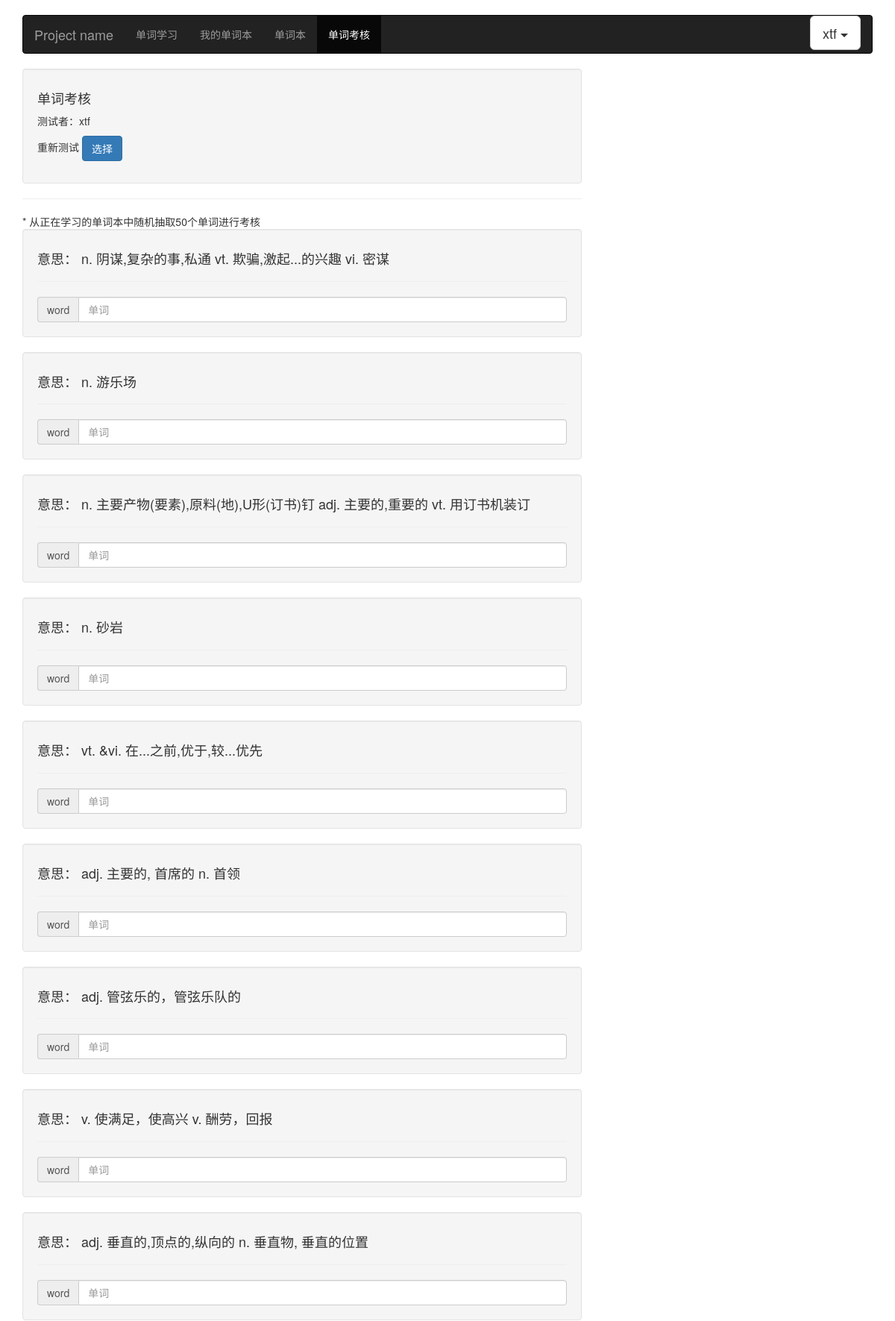
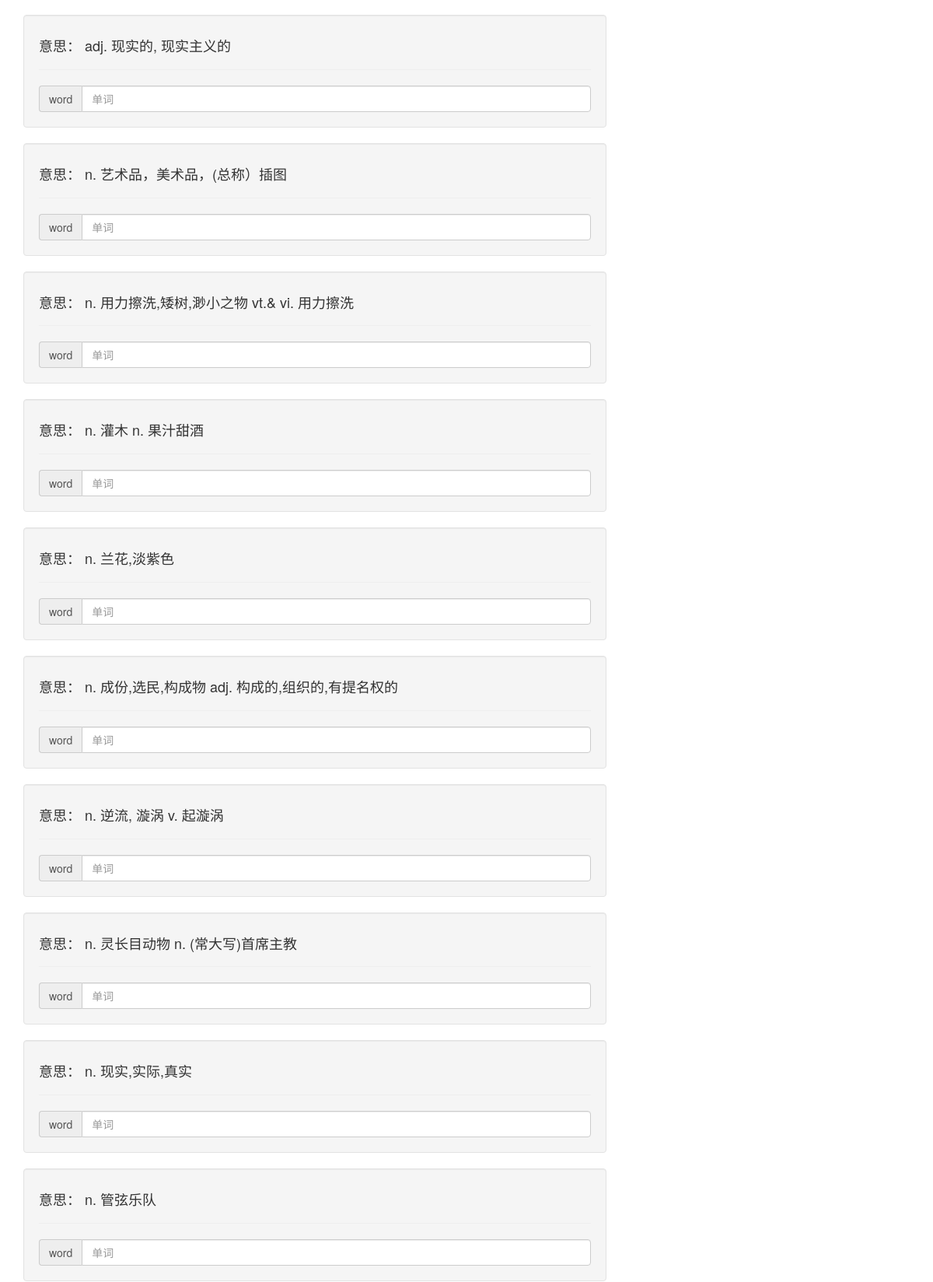
The page /account/learn/voctest/ (signed in, upper part) on the database its author committed (2 pictures, top to bottom).
### learn/models.py (models this page shows, shortened)
class Word(models.Model):
    spelling = models.CharField(blank=False, max_length=100, verbose_name = u"拼写")
    meaning = models.CharField(blank=False, max_length=300, verbose_name=u"解释")
    mp3_url = models.URLField(blank=True, verbose_name="mp3")
    class Meta:
        verbose_name = u"单词"
        verbose_name_plural = verbose_name

### learn/views.py (the view, shortened to what this page needs)
# urls.py: path('voctest/', views.voctest, name='voctest'),
@login_required
def voctest(request):
    ctx = {}
    user = request.user
    ctx['username'] = user.username
    if LearningRecord.objects.filter(user=user, islearning=1).count() != 1:
        return redirect('learn:mywordbook')
    lr = LearningRecord.objects.get(user=user, islearning=1)
    if request.method == 'GET':
        import random
        learningbook = lr.wordbook
        ctx['bookname'] = learningbook.title
        units = WordUnit.objects.filter(book=learningbook)
        chooceunit = random.randint(0, units.count()-1)
        getunit = units[chooceunit]
        words = WordInUnit.objects.filter(wordunit=getunit)
        data = []
        if words.count() > TEST_NUM:
            rand_words = random.sample(range(words.count()), TEST_NUM)
            for i in rand_words:
                info={}
                info['mean'] = words[i].word.meaning
                info['id'] = words[i].word.id
                data.append(info)
            ctx['data'] = data
            ctx['testnum'] = TEST_NUM
        return render(request, "voctest.html", ctx)

### learn/templates/voctest.html (shortened to what this page needs)
<!DOCTYPE html>
{% load static %}
<html lang="zh-CN">
  <head>
    <link href="https://cdn.bootcss.com/bootstrap/3.3.7/css/bootstrap.min.css" rel="stylesheet">
    <link href="{% static 'css/navbar.css'%}" rel="stylesheet">
  </head>
  <body>
    <div class="container">
      <nav class="navbar navbar-inverse">
        <div class="container-fluid">
          <div class="navbar-header">
            <a class="navbar-brand" href="#">Project name</a>
          </div>
          <div id="navbar" class="navbar-collapse collapse">
            <ul class="nav navbar-nav">
                <li><a href="{% url 'learn:learnindex' %}">单词学习</a></li>
                <li><a href="{% url 'learn:mywordbook' %}">我的单词本</a></li>
                <li><a href="{% url 'learn:wordbook' %}">单词本</a></li>
                <li class="active"><a href="{% url 'learn:voctest' %}">单词考核</a></li>
            </ul>
            <ul class="nav navbar-nav navbar-right">
              <div class="btn-group">
              <button type="button" class="btn btn-default btn-lg dropdown-toggle" data-toggle="dropdown" aria-haspopup="true" aria-expanded="false">
                {{username}} <span class="caret"></span>
              </button>
            </div>
            </ul>
          </div>
        </div>
      </nav>
    </div>
    <div class="container">
            <div class="row">
                <div class="col-md-8 col-sm-8">
                    <div class="well">
                        <div class="row">
                        <div class="col-md-6">
                            <h4>
                            单词考核
                            </h4>
                            <p>测试者：{{username}}</p>
                        </div>
                        </div>
                        <div class="wordbook-contains-this-wordlist">
                        <p>
                            重新测试
                            <a class="btn btn-primary" href="{% url 'learn:voctest' %}">选择</a>
                        </p>
                        </div>
                    </div>
                    <hr>
                    <caption>* 从正在学习的单词本中随机抽取{{testnum}}个单词进行考核</caption>
                    <form action="{% url 'learn:voctest' %}" method="post">
                        {% for word in data %}
                        <div class="well">
                            <h4>意思：{{word.mean}}</h4>
                            <hr>
                            <div class="input-group">
                                <span class="input-group-addon" id="sizing-addon">word</span>
                                <input type="text" class="form-control" name="spelling" placeholder="单词" aria-describedby="sizing-addon2">
                            </div>
                        </div>
                        {% endfor %}
                    </form>
                </div>
            </div>
    </div>
  </body>
</html>

### static/css/navbar.css (style rules this page uses)
body { padding-top: 20px; padding-bottom: 20px; }
.navbar { margin-bottom: 20px; }

### rows shown on the page
Word: mean "n. 阴谋,复杂的事,私通 vt. 欺骗,激起...的兴趣 vi. 密谋"
Word: mean "n. 游乐场"
Word: mean "n. 主要产物(要素),原料(地),U形(订书)钉 adj. 主要的,重要的 vt. 用订书机装订"
Word: mean "n. 砂岩"
Word: mean "vt. &vi. 在...之前,优于,较...优先"
Word: mean "adj. 主要的, 首席的 n. 首领"
Word: mean "adj. 管弦乐的，管弦乐队的"
Word: mean "v. 使满足，使高兴 v. 酬劳，回报"
Word: mean "adj. 垂直的,顶点的,纵向的 n. 垂直物, 垂直的位置"
Word: mean "adj. 现实的, 现实主义的"
Word: mean "n. 艺术品，美术品，(总称）插图"
Word: mean "n. 用力擦洗,矮树,渺小之物 vt.& vi. 用力擦洗"
Word: mean "n. 灌木 n. 果汁甜酒"
Word: mean "n. 兰花,淡紫色"
Word: mean "n. 成份,选民,构成物 adj. 构成的,组织的,有提名权的"
Word: mean "n. 逆流, 漩涡 v. 起漩涡"
Word: mean "n. 灵长目动物 n. (常大写)首席主教"
Word: mean "n. 现实,实际,真实"
Word: mean "n. 管弦乐队"

### other values the page prints
{{ username }} "xtf"
{{ testnum }} "50"
